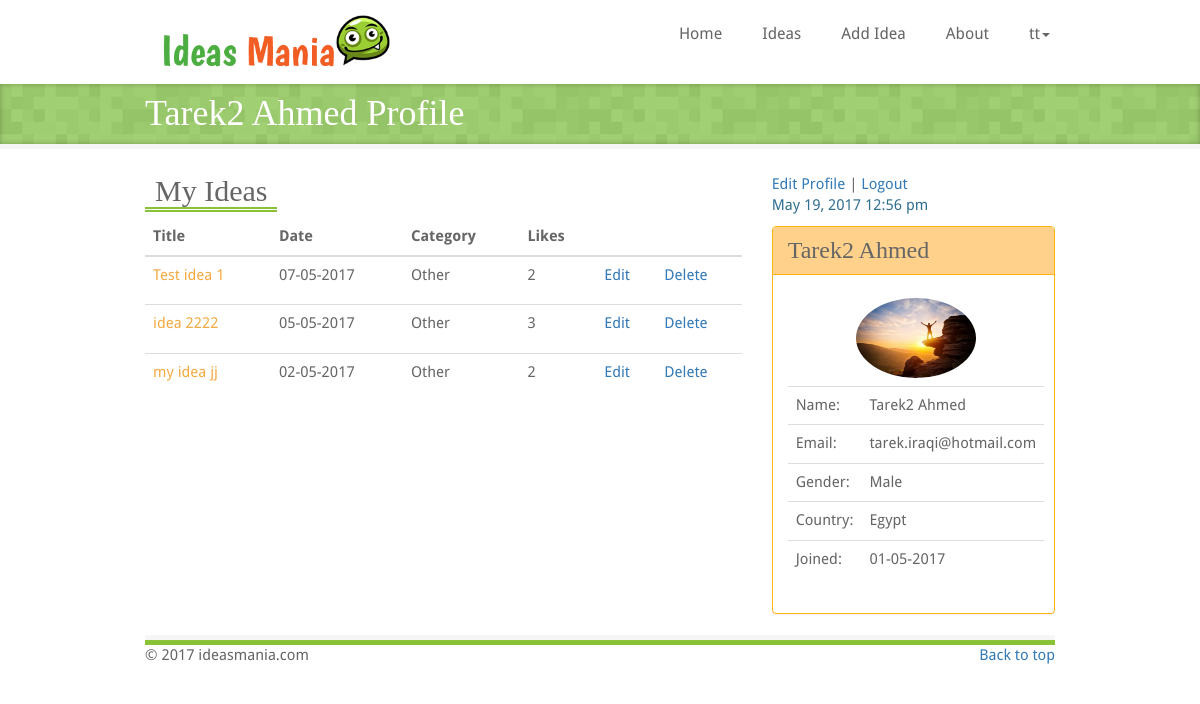
Screenshot of /profile.php (signed in) with the database file from the repository.
### tables this page shows
CREATE TABLE IF NOT EXISTS `users` (
  `User_Id` int(11) NOT NULL AUTO_INCREMENT,
  `FirstName` varchar(200) DEFAULT NULL,
  `LastName` varchar(200) DEFAULT NULL,
  `Username` varchar(200) DEFAULT NULL,
  `Password` varchar(200) DEFAULT NULL,
  `Email` varchar(200) DEFAULT NULL,
  `Gender` tinyint(1) DEFAULT NULL,
  `Country_Id` int(11) DEFAULT NULL,
  `PhotoPath` varchar(500) DEFAULT NULL,
  `JoinedDate` date DEFAULT NULL,
  PRIMARY KEY (`User_Id`)
);

CREATE TABLE IF NOT EXISTS `ideas` (
  `Idea_Id` int(11) NOT NULL AUTO_INCREMENT,
  `Title` varchar(200) DEFAULT NULL,
  `Description` text,
  `Content` text,
  `Category_Id` int(11) NOT NULL,
  `User_Id` int(11) NOT NULL,
  `Date` date DEFAULT NULL,
  PRIMARY KEY (`Idea_Id`)
);

CREATE TABLE IF NOT EXISTS `category` (
  `Category_Id` int(11) NOT NULL AUTO_INCREMENT,
  `Title` varchar(500) NOT NULL,
  PRIMARY KEY (`Category_Id`)
);

CREATE TABLE IF NOT EXISTS `country` (
  `Country_Id` int(11) NOT NULL AUTO_INCREMENT,
  `Title` varchar(500) NOT NULL,
  PRIMARY KEY (`Country_Id`)
);

### shared/database.php (called while the page is built, shortened)
<?php
function RunQuery($query){
    $con = mysqli_connect("localhost","root","", "ideasmania") or die ("can not establish connection");
    $result = mysqli_query($con, $query);
    return $result;
}
?>

### shared/functions.php (called while the page is built, shortened)
<?php
include("database.php");
function GetUserProfile($userId){
    $query = "select u.FirstName, u.LastName, u.Username, u.Password, u.Email, u.Gender, u.JoinedDate, u.PhotoPath, u.Country_Id, c.Title from users as u
              inner join country as c on u.Country_Id = c.Country_Id
              where u.User_Id = $userId";
    $result = RunQuery($query);
    $row = mysqli_fetch_array($result);
    $user = (object)array();
    $user->name = $row["FirstName"] . " " . $row["LastName"];
    $user->firstname = $row["FirstName"];
    $user->lastname = $row["LastName"];
    $user->username = $row["Username"];
    $user->password = $row["Password"];
    $user->email = $row["Email"];
    $user->gender = $row["Gender"] == 1 ? "Male" : "Female";
    $user->country = $row["Title"];
    $user->countryId = $row["Country_Id"];
    $user->joinedDate = $row["JoinedDate"];
    $user->photo = $row["PhotoPath"];
    return $user;
}
function GetUserIdeas($userId){
    $query = "select i.Idea_Id, i.Title, i.Date, c.Title as category,
             (select sum(r.RatingValue) from rating as r inner join ideas as d on r.Idea_Id = d.Idea_Id where d.Idea_Id = i.Idea_Id group  by r.Idea_Id) as rating from ideas as i
             inner join category as c
             on i.Category_Id = c.Category_Id
             where i.User_Id = $userId
             order by i.Date desc";
    $result = RunQuery($query);
    $ideasList = array();
    while ($row = mysqli_fetch_array($result))
    {
        $idea = (object)array();
        $idea->ideaId = $row["Idea_Id"];
        $idea->title = $row["Title"];
        $idea->category = $row["category"];
        $idea->postDate = $row["Date"];
        $idea->rating = $row["rating"];
        array_push($ideasList, $idea);
    }
    return $ideasList;
}
?>

### profile.php (the view, shortened to what this page needs)
<?php include("shared/header.php") ?>
<?php include("shared/functions.php") ?>
<?php
    if(!isset($_SESSION["userId"])){
        header("refresh:0;index.php");
    }
    else{
        $user = GetUserProfile($_SESSION["userId"]);
        $ideasList = GetUserIdeas($_SESSION["userId"]);
        $image = empty($user->photo) ? 'img/img_avatar1.png' : $user->photo;
    }
?>
    <div class="page-title">
        <div class="page-title-inner">
            <div class="container">
                <h1 class="page-header-title"><?php echo $user->name ?> Profile</h1>
            </div>
        </div>
    </div>
    <div class="container marketing">
        <div class="row">
            <div class="col-md-8">
                <div class="title">
                    <h2>My Ideas</h2>
                </div>
                <table class="table">
                    <thead>
                        <tr>
                            <th>Title</th>
                            <th>Date</th>
                            <th>Category</th>
                            <th>Likes</th>
                            <th></th>
                            <th></th>
                        </tr>
                    </thead>
                    <tbody>
                        <?php
                            foreach($ideasList as $idea){
                        ?>
                            <tr>
                                <td>
                                    <p class="idea-title">
                                        <a href="singleIdea.php?id=<?php echo $idea->ideaId ?>"><?php echo $idea->title; ?></a>
                                    </p>
                                </td>
                                <td><?php echo date("d-m-Y", strtotime($idea->postDate)); ?></td>
                                <td><?php echo $idea->category; ?></td>
                                <td><?php echo $idea->rating; ?></td>
                                <td><a href="addIdea.php?id=<?php echo $idea->ideaId ?>">Edit</a></td>
                                <td><a class="btn_delete" title="<?php echo $idea->ideaId ?>">Delete</a></td>
                            </tr>
                        <?php
                            }
                        ?>
                    </tbody>
                </table>
            </div>
            <div class="col-md-4">
                <div class="row">
                    <div class="col-md-12  toppad  pull-right">
                        <a href="register.php">Edit Profile</a>
                        |
                        <a href="logout.php">Logout</a>
                        <br>
                        <p class=" text-info"><?php echo date("M d, Y   h:i a") ?></p>
                    </div>
                    <div class="col-xs-12 toppad">
                        <div class="panel panel-info">
                            <div class="panel-heading">
                                <h3><?php echo $user->name ?></h3>
                            </div>
                            <div class="panel-body">
                                <div class="row">
                                    <div class=" col-md-12 col-lg-12">
                                        <table class="table table-user-information">
                                            <tbody>
                                                <tr>
                                                    <td colspan="2">
                                                        <img alt="User Pic" src="<?php echo $image ?>" width="120" class="img-circle img-responsive center-block">
                                                    </td>
                                                </tr>
                                                <tr>
                                                    <td>Name:</td>
                                                    <td><?php echo $user->name ?></td>
                                                </tr>
                                                <tr>
                                                    <td>Email:</td>
                                                    <td><?php echo $user->email ?></td>
                                                </tr>
                                                <tr>
                                                <tr>
                                                    <td>Gender:</td>
                                                    <td><?php echo $user->gender ?></td>
                                                </tr>
                                                <tr>
                                                    <td>Country:</td>
                                                    <td><?php echo $user->country ?></td>
                                                </tr>
                                                <tr>
                                                    <td>Joined:</td>
                                                    <td><?php echo date("d-m-Y", strtotime($user->joinedDate)) ?></td>
                                                </tr>
                                            </tbody>
                                        </table>
                                    </div>
                                </div>
                            </div>
                        </div>
                    </div>
                </div>
            </div>
        </div>
        <br />
        <?php include("shared/footer.php") ?>
    </div>
</body>
</html>

### css/style.css (style rules this page uses)
body { font-family: 'Droid Sans'; font-size: 15px; color: #666; }
h1, h2, h3, h4, h5, h6 { font-family: "Boogaloo" !important; font-weight: normal !important; color: #666; margin: 0; padding: 0; }
.title { margin-bottom: 10px; }
.title h1, .title h2, .title h3, .title h4, .title h5, .title h6 { border-bottom: 5px double #89c236 !important; margin-bottom: -4px !important; display: inline-block !important; padding: 0px 10px !important; margin-right: 15px !important; }
.idea-title a { color:#f4aa42; }
.page-title { background: url(../img/bg-grey2.png); display: block; margin-bottom: 25px; position: relative; z-index: 20; border-bottom: 5px solid #f6f6f6; }
.page-title-inner { background: rgba(153,204,102, 0.9); -webkit-box-shadow: inset 0px 0px 5px rgba(0,0,0,.25); -moz-box-shadow: inset 0px 0px 5px rgba(0,0,0,.25); box-shadow: inset 0px 0px 5px rgba(0,0,0,.25); padding: 10px; }
.container { margin-right: auto; margin-left: auto; }
.container, .navbar-static-top .container, .navbar-fixed-top .container, .navbar-fixed-bottom .container { width: 940px; }
.page-header-title { color:white; }
.table-user-information > tbody > tr { border-top: 1px solid rgb(221, 221, 221); }
.table-user-information > tbody > tr:first-child { border-top: 0; }
.table-user-information > tbody > tr > td { border-top: 0; }
.panel-info > .panel-heading { color: #31708f; background-color: #ffd18b; border-color: #ffb311; }
.panel-info { border-color: #ffb311; }
.btn_delete, .btn_edit { cursor: pointer; }
.panel { margin-bottom:0; }

### rows the page displays
users: FirstName+LastName "Tarek2 Ahmed", PhotoPath (placeholder picture), Email "tarek.iraqi@hotmail.com", Gender "Male", Country_Id.Title "Egypt", JoinedDate "01-05-2017"
ideas: Title "Test idea 1", Date "07-05-2017", Category_Id.Title "Other", rating "2"
ideas: Title "idea 2222", Date "05-05-2017", Category_Id.Title "Other", rating "3"
ideas: Title "my idea jj", Date "02-05-2017", Category_Id.Title "Other", rating "2"

### other values shown
$_SESSION["username"] "tt"
